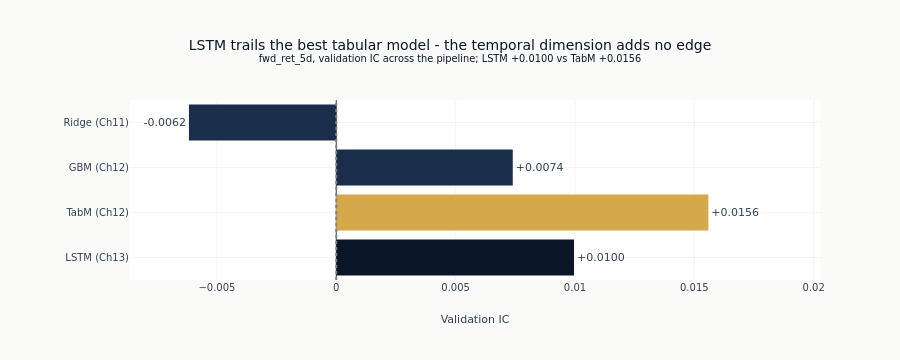

The cell this chart's notebook holds for it:
### Code cell
def _baseline_ic(prefix):
    return next(
        (v for k, v in prior_baselines.items() if k.lower().startswith(prefix)), float("nan")
    )


ridge_ic = _baseline_ic("ridge")
gbm_ic = prior_baselines.get("GBM (Ch12)", float("nan"))
tabm_ic = prior_baselines.get("TabM (Ch12)", float("nan"))

prog_labels = ["Ridge (Ch11)", "GBM (Ch12)", "TabM (Ch12)", "LSTM (Ch13)"]
prog_ics = [ridge_ic, gbm_ic, tabm_ic, best_ic]
prog_colors = [COLORS["slate"], COLORS["slate"], COLORS["amber"], COLORS["blue"]]

fig_prog = go.Figure()
fig_prog.add_trace(
    go.Bar(
        y=prog_labels,
        x=prog_ics,
        orientation="h",
        marker_color=prog_colors,
        text=[f"{v:+.4f}" for v in prog_ics],
        textposition="outside",
    )
)
fig_prog.add_vline(x=0.0, line=dict(color="gray", dash="dot"))
# categoryarray runs bottom->top; reverse pipeline order to put LSTM on top.
fig_prog.update_yaxes(
    type="category", categoryorder="array", categoryarray=list(reversed(prog_labels))
)
_xmax = max(prog_ics) * 1.3
_xmin = min(0.0, min(prog_ics) * 1.4)
fig_prog.update_xaxes(range=[_xmin, _xmax])
fig_prog.update_layout(
    title_text="LSTM trails the best tabular model - the temporal dimension adds no edge"
    f"<br><sup>fwd_ret_5d, validation IC across the pipeline; "
    f"LSTM {best_ic:+.4f} vs TabM {tabm_ic:+.4f}</sup>",
    xaxis_title="Validation IC",
    height=360,
    margin=dict(l=130),
    showlegend=False,
)
fig_prog.show()

### Figure 1 — Plotly figure (JSON) as saved in the notebook; plotly's stock layout.template omitted (floating-point values rounded to 4 significant figures)
{"data": [{"marker": {"color": ["#1a2d4a", "#1a2d4a", "#D4A84B", "#0a1628"]}, "orientation": "h", "text": ["-0.0062", "+0.0074", "+0.0156", "+0.0100"], "textposition": "outside", "type": "bar", "x": [-0.006173, 0.007394, 0.01559, 0.009959], "y": ["Ridge (Ch11)", "GBM (Ch12)", "TabM (Ch12)", "LSTM (Ch13)"]}], "layout": {"height": 360, "margin": {"l": 130}, "shapes": [{"line": {"color": "gray", "dash": "dot"}, "type": "line", "x0": 0.0, "x1": 0.0, "xref": "x", "y0": 0, "y1": 1, "yref": "y domain"}], "showlegend": false, "title": {"text": "LSTM trails the best tabular model - the temporal dimension adds no edge<br><sup>fwd_ret_5d, validation IC across the pipeline; LSTM +0.0100 vs TabM +0.0156</sup>"}, "xaxis": {"range": [-0.008642, 0.02027], "title": {"text": "Validation IC"}}, "yaxis": {"categoryarray": ["LSTM (Ch13)", "TabM (Ch12)", "GBM (Ch12)", "Ridge (Ch11)"], "categoryorder": "array", "type": "category"}}}
